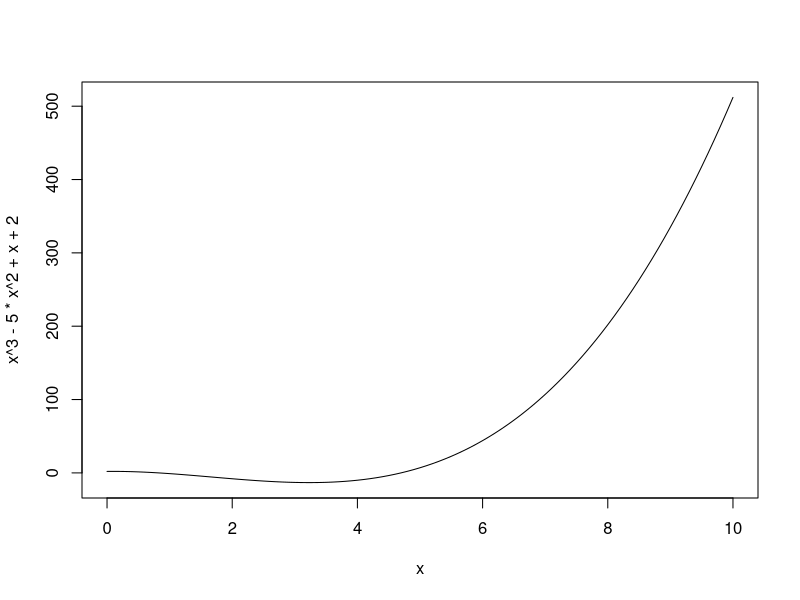
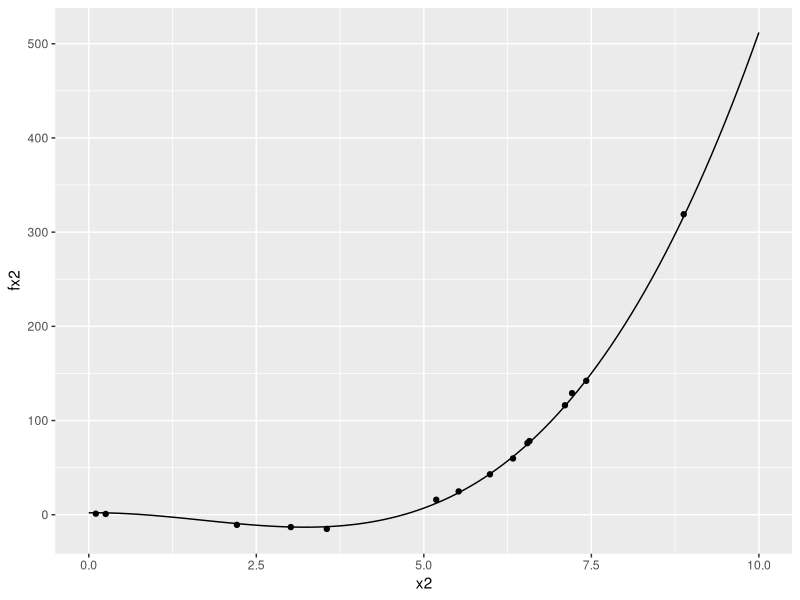

Generate these figures, in order, with R:
## ---- chunk 1
knitr::opts_chunk$set(echo = TRUE)
library(tidyverse)
library(ggplot2)
## ---- chunk 2
curve(x^3 - 5*x^2 + x + 2, from = 0, to = 10)
## ---- chunk 3
vecG <- c(1,1,1,1,1,1,1,1,1,1,1,1,1,1,1)
trainingData <- data.frame(id = vecG, stringsAsFactors=TRUE)
# Creating each traing seet
for (i in (1:10)){
  
  vecFx <- vector() # vector of random variables
  vecX <- vector() # vector of randomly generated x
  randEpsilon <- rnorm(15, 0, 2)
  randX <- runif(15, 0, 10)
  for(j in (1:15)){
    
    
    fx <- ((randX[j])^3) - (5*((randX[j])^2)) + randX[j] + 2 + randEpsilon[j]
    
    vecX[j] <- randX[j]
    vecFx[j] <- fx
  }
  trainingData <- cbind(trainingData, data.frame(name = vecX))
  trainingData <- cbind(trainingData, data.frame(name2 = vecFx))
}
colnames(trainingData) <- c("dummy", "x1", "fx1", "x2", "fx2", "x3", "fx3", "x4", "fx4", "x5", "fx5", "x6", "fx6", "x7", "fx7", "x8", "fx8", "x9", "fx9", "x10", "fx10")
trainingData <- trainingData[,-1]

fun.1 <- function(x) x^3 - 5*x^2 + x + 2

## ---- chunk 4
## Creating Testing Sets
vecG <- c(1,1,1,1,1,1,1,1,1,1,1,1,1,1,1)
testingData <- data.frame(id = vecG, stringsAsFactors=TRUE)
# Creating each testing set
for (i in (1:10)){
  
  vecFx <- vector() # vector of random variables
  vecX <- vector() # vector of randomly generated x
  randEpsilon <- rnorm(15,0,2)
  randX <- runif(15,0,10)
  for(j in (1:15)){
    
    fx <- ((randX[j])^3) - (5*((randX[j])^2)) + randX[j] + 2 + randEpsilon[j]
    
    vecX[j] <- randX[j]
    vecFx[j] <- fx
  }
  testingData <- cbind(testingData, data.frame(name = vecX))
  testingData <- cbind(testingData, data.frame(name2 = vecFx))
}
colnames(testingData) <- c("dummy", "x1", "fx1", "x2", "fx2", "x3", "fx3", "x4", "fx4", "x5", "fx5", "x6", "fx6", "x7", "fx7", "x8", "fx8", "x9", "fx9", "x10", "fx10")
testingData <- testingData[,-1]
## ---- chunk 5
fun.1 <- function(x) x^3 - 5*x^2 + x + 2

ggplot(data = trainingData, mapping = aes(x = x2, y = fx2)) + 
  geom_point() +
  stat_function(fun = fun.1) + xlim(0,10)
  
## ---- chunk 6
## Creating Models and Calculating MSE for training and test
dummyVec <- c(1,2,3,4,5)
dummyMatrix <- matrix(0, ncol = 10, nrow = 5)
testMSE.df <- data.frame(dummyMatrix)
## Polynomial 1
polyMSEs <- data.frame(id = dummyVec, stringsAsFactors=TRUE)

for (i in (1:10)){ # For each training set

  # build polynomial model 
  xName <- paste("x",i, sep="")
  fxName <- paste("fx",i, sep="")
  trainingMSEs <- c()
  
  for (k in (1:5)){
    lm.obj <- lm(trainingData[,(i*2)] ~ poly(trainingData[,i*2-1],k))
  
    # calculate the singlular training MSE for the model 
    traingMSE <- mean((trainingData[,(i*2)] - lm.obj$fitted.values)^2)
    trainingMSEs <- append(trainingMSEs, traingMSE)
    
    testMSEs <- c()
    
    
    for (j in (1:10)){
      
      prediction <- as.vector( predict.lm(lm.obj, as.data.frame( testingData[, (2*j-1)]  ) ) )
      testMSE <- mean(( testingData[,(2*i)] - prediction)^2)
      testMSEs <- append(testMSEs, testMSE)
      
      avgtestMSE <- mean(testMSEs)
      testMSE.df[k,j] <- avgtestMSE
    }
    
    
  }
  
  polyMSEs <- cbind(polyMSEs, trainingMSEs)

}

colnames(polyMSEs) <- c('degree','trainMSE1','trainMSE2','trainMSE3','trainMSE4','trainMSE5','trainMSE6','trainMSE7','trainMSE8','trainMSE9','trainMSE10')

polyMSEs <- polyMSEs %>% mutate(avgMSE = Reduce("+",.)/length(.))

# colnames(modelDF) <- c('degree','mod1','mod2','mod3','mod4','mod5','mod6','mod7','mod8','mod9','mod10')


